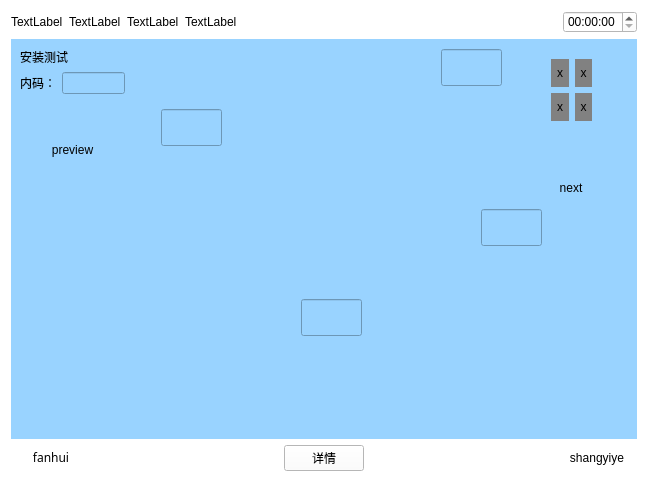
<?xml version="1.0" encoding="UTF-8"?>
<ui version="4.0">
 <class>Anzhuangceshi</class>
 <widget class="QWidget" name="Anzhuangceshi">
  <property name="geometry">
   <rect>
    <x>0</x>
    <y>0</y>
    <width>648</width>
    <height>482</height>
   </rect>
  </property>
  <property name="windowTitle">
   <string>Form</string>
  </property>
  <property name="autoFillBackground">
   <bool>false</bool>
  </property>
  <property name="styleSheet">
   <string notr="true">background-color: rgb(255, 255, 255);</string>
  </property>
  <layout class="QVBoxLayout" name="verticalLayout_2" stretch="1,5,1">
   <item>
    <layout class="QHBoxLayout" name="horizontalLayout_5">
     <item>
      <widget class="QLabel" name="label_14">
       <property name="text">
        <string>TextLabel</string>
       </property>
      </widget>
     </item>
     <item>
      <widget class="QLabel" name="label_15">
       <property name="text">
        <string>TextLabel</string>
       </property>
      </widget>
     </item>
     <item>
      <widget class="QLabel" name="label_16">
       <property name="text">
        <string>TextLabel</string>
       </property>
      </widget>
     </item>
     <item>
      <widget class="QLabel" name="label_17">
       <property name="text">
        <string>TextLabel</string>
       </property>
      </widget>
     </item>
     <item>
      <spacer name="horizontalSpacer_4">
       <property name="orientation">
        <enum>Qt::Horizontal</enum>
       </property>
       <property name="sizeHint" stdset="0">
        <size>
         <width>40</width>
         <height>20</height>
        </size>
       </property>
      </spacer>
     </item>
     <item>
      <widget class="QTimeEdit" name="timeEdit_2"/>
     </item>
    </layout>
   </item>
   <item>
    <widget class="QWidget" name="widget" native="true">
     <property name="sizePolicy">
      <sizepolicy hsizetype="Preferred" vsizetype="Preferred">
       <horstretch>0</horstretch>
       <verstretch>0</verstretch>
      </sizepolicy>
     </property>
     <property name="contextMenuPolicy">
      <enum>Qt::DefaultContextMenu</enum>
     </property>
     <property name="styleSheet">
      <string notr="true">background-color: rgb(153, 211, 255);</string>
     </property>
     <widget class="QLabel" name="radar">
      <property name="geometry">
       <rect>
        <x>90</x>
        <y>10</y>
        <width>421</width>
        <height>281</height>
       </rect>
      </property>
      <property name="text">
       <string/>
      </property>
      <property name="pixmap">
       <pixmap resource="myimages.qrc">:/image/images/radar.png</pixmap>
      </property>
     </widget>
     <widget class="QWidget" name="layoutWidget">
      <property name="geometry">
       <rect>
        <x>9</x>
        <y>9</y>
        <width>105</width>
        <height>151</height>
       </rect>
      </property>
      <layout class="QVBoxLayout" name="verticalLayout">
       <item>
        <widget class="QLabel" name="label">
         <property name="sizePolicy">
          <sizepolicy hsizetype="Preferred" vsizetype="Fixed">
           <horstretch>0</horstretch>
           <verstretch>0</verstretch>
          </sizepolicy>
         </property>
         <property name="text">
          <string>安装测试</string>
         </property>
        </widget>
       </item>
       <item>
        <layout class="QHBoxLayout" name="horizontalLayout">
         <item>
          <widget class="QLabel" name="label_2">
           <property name="text">
            <string>内码：</string>
           </property>
          </widget>
         </item>
         <item>
          <widget class="QLineEdit" name="lineEdit"/>
         </item>
        </layout>
       </item>
       <item>
        <layout class="QHBoxLayout" name="horizontalLayout_3">
         <item>
          <widget class="QPushButton" name="preview">
           <property name="sizePolicy">
            <sizepolicy hsizetype="Minimum" vsizetype="Minimum">
             <horstretch>0</horstretch>
             <verstretch>0</verstretch>
            </sizepolicy>
           </property>
           <property name="text">
            <string>preview</string>
           </property>
           <property name="flat">
            <bool>true</bool>
           </property>
          </widget>
         </item>
        </layout>
       </item>
      </layout>
     </widget>
     <widget class="QPushButton" name="next">
      <property name="geometry">
       <rect>
        <x>520</x>
        <y>130</y>
        <width>80</width>
        <height>38</height>
       </rect>
      </property>
      <property name="sizePolicy">
       <sizepolicy hsizetype="Minimum" vsizetype="Minimum">
        <horstretch>0</horstretch>
        <verstretch>0</verstretch>
       </sizepolicy>
      </property>
      <property name="text">
       <string>next</string>
      </property>
      <property name="flat">
       <bool>true</bool>
      </property>
     </widget>
     <widget class="QLineEdit" name="lineEdit_3">
      <property name="geometry">
       <rect>
        <x>290</x>
        <y>260</y>
        <width>61</width>
        <height>37</height>
       </rect>
      </property>
     </widget>
     <widget class="QLineEdit" name="lineEdit_4">
      <property name="geometry">
       <rect>
        <x>470</x>
        <y>170</y>
        <width>61</width>
        <height>37</height>
       </rect>
      </property>
     </widget>
     <widget class="QLineEdit" name="lineEdit_5">
      <property name="geometry">
       <rect>
        <x>430</x>
        <y>10</y>
        <width>61</width>
        <height>37</height>
       </rect>
      </property>
     </widget>
     <widget class="QLineEdit" name="lineEdit_6">
      <property name="geometry">
       <rect>
        <x>150</x>
        <y>70</y>
        <width>61</width>
        <height>37</height>
       </rect>
      </property>
     </widget>
     <widget class="QWidget" name="layoutWidget">
      <property name="geometry">
       <rect>
        <x>540</x>
        <y>20</y>
        <width>41</width>
        <height>62</height>
       </rect>
      </property>
      <layout class="QGridLayout" name="gridLayout">
       <item row="0" column="0">
        <widget class="QLabel" name="label_4">
         <property name="styleSheet">
          <string notr="true">background-color: rgb(129, 129, 129);</string>
         </property>
         <property name="text">
          <string>x</string>
         </property>
         <property name="alignment">
          <set>Qt::AlignCenter</set>
         </property>
        </widget>
       </item>
       <item row="0" column="1">
        <widget class="QLabel" name="label_7">
         <property name="styleSheet">
          <string notr="true">background-color: rgb(129, 129, 129);</string>
         </property>
         <property name="text">
          <string>x</string>
         </property>
         <property name="alignment">
          <set>Qt::AlignCenter</set>
         </property>
        </widget>
       </item>
       <item row="1" column="0">
        <widget class="QLabel" name="label_5">
         <property name="styleSheet">
          <string notr="true">background-color: rgb(129, 129, 129);</string>
         </property>
         <property name="text">
          <string>x</string>
         </property>
         <property name="alignment">
          <set>Qt::AlignCenter</set>
         </property>
        </widget>
       </item>
       <item row="1" column="1">
        <widget class="QLabel" name="label_6">
         <property name="styleSheet">
          <string notr="true">background-color: rgb(129, 129, 129);</string>
         </property>
         <property name="text">
          <string>x</string>
         </property>
         <property name="alignment">
          <set>Qt::AlignCenter</set>
         </property>
        </widget>
       </item>
      </layout>
     </widget>
    </widget>
   </item>
   <item>
    <layout class="QHBoxLayout" name="horizontalLayout_2">
     <item>
      <widget class="QPushButton" name="returnIndex">
       <property name="font">
        <font>
         <family>AR PL UMing TW MBE</family>
        </font>
       </property>
       <property name="text">
        <string>fanhui</string>
       </property>
       <property name="flat">
        <bool>true</bool>
       </property>
      </widget>
     </item>
     <item>
      <spacer name="horizontalSpacer">
       <property name="orientation">
        <enum>Qt::Horizontal</enum>
       </property>
       <property name="sizeHint" stdset="0">
        <size>
         <width>40</width>
         <height>20</height>
        </size>
       </property>
      </spacer>
     </item>
     <item>
      <widget class="QPushButton" name="information">
       <property name="text">
        <string>详情</string>
       </property>
      </widget>
     </item>
     <item>
      <spacer name="horizontalSpacer_3">
       <property name="orientation">
        <enum>Qt::Horizontal</enum>
       </property>
       <property name="sizeHint" stdset="0">
        <size>
         <width>40</width>
         <height>20</height>
        </size>
       </property>
      </spacer>
     </item>
     <item>
      <widget class="QPushButton" name="returnPage">
       <property name="text">
        <string>shangyiye</string>
       </property>
       <property name="flat">
        <bool>true</bool>
       </property>
      </widget>
     </item>
    </layout>
   </item>
  </layout>
 </widget>
 <resources>
  <include location="myimages.qrc"/>
 </resources>
 <connections/>
</ui>
